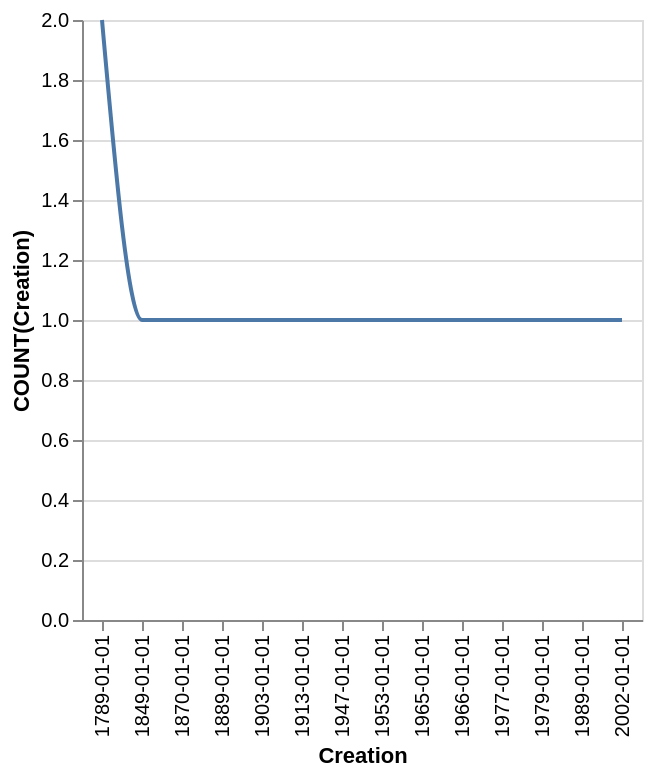

Specify this chart in Vega-Lite:
### Vega-Lite specification from a JSON file in a GitHub repository (floating-point values rounded to 4 significant figures)
{"data": {"values": [{"x_data": "1789-01-01", "y_data": 2}, {"x_data": "1849-01-01", "y_data": 1}, {"x_data": "1870-01-01", "y_data": 1}, {"x_data": "1889-01-01", "y_data": 1}, {"x_data": "1903-01-01", "y_data": 1}, {"x_data": "1913-01-01", "y_data": 1}, {"x_data": "1947-01-01", "y_data": 1}, {"x_data": "1953-01-01", "y_data": 1}, {"x_data": "1965-01-01", "y_data": 1}, {"x_data": "1966-01-01", "y_data": 1}, {"x_data": "1977-01-01", "y_data": 1}, {"x_data": "1979-01-01", "y_data": 1}, {"x_data": "1989-01-01", "y_data": 1}, {"x_data": "2002-01-01", "y_data": 1}]}, "mark": {"type": "line", "interpolate": "monotone"}, "encoding": {"x": {"field": "x_data", "type": "nominal", "title": "Creation", "sort": "ascending"}, "y": {"field": "y_data", "type": "quantitative", "title": "COUNT(Creation)"}}}
